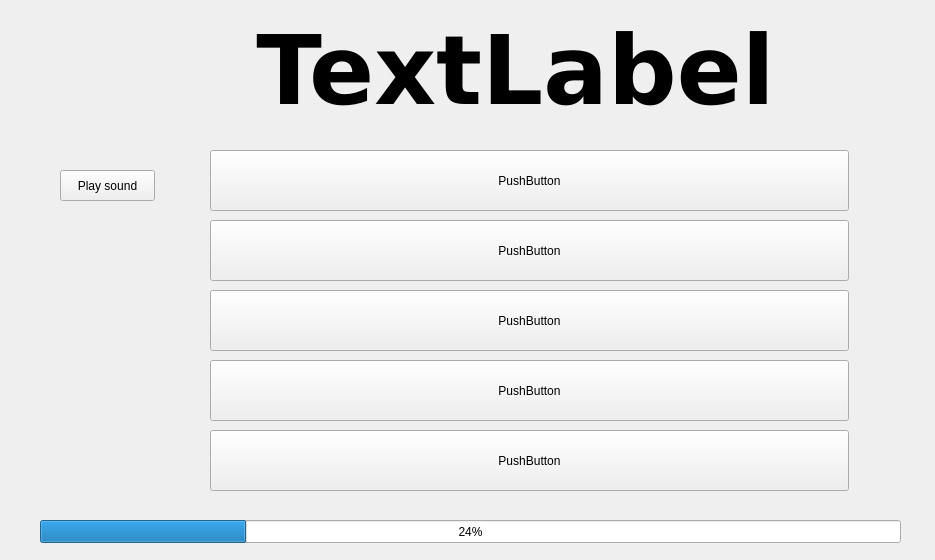
<?xml version="1.0" encoding="UTF-8"?>
<ui version="4.0">
 <class>Form</class>
 <widget class="QWidget" name="Form">
  <property name="geometry">
   <rect>
    <x>0</x>
    <y>0</y>
    <width>935</width>
    <height>560</height>
   </rect>
  </property>
  <property name="windowTitle">
   <string>Form</string>
  </property>
  <widget class="QLabel" name="label">
   <property name="geometry">
    <rect>
     <x>130</x>
     <y>10</y>
     <width>771</width>
     <height>121</height>
    </rect>
   </property>
   <property name="font">
    <font>
     <family>DejaVu Sans</family>
     <pointsize>72</pointsize>
     <weight>75</weight>
     <bold>true</bold>
    </font>
   </property>
   <property name="cursor">
    <cursorShape>ArrowCursor</cursorShape>
   </property>
   <property name="text">
    <string>TextLabel</string>
   </property>
   <property name="alignment">
    <set>Qt::AlignCenter</set>
   </property>
  </widget>
  <widget class="QProgressBar" name="progressBar">
   <property name="geometry">
    <rect>
     <x>40</x>
     <y>520</y>
     <width>861</width>
     <height>23</height>
    </rect>
   </property>
   <property name="value">
    <number>24</number>
   </property>
  </widget>
  <widget class="QPushButton" name="sound_button">
   <property name="geometry">
    <rect>
     <x>60</x>
     <y>170</y>
     <width>95</width>
     <height>31</height>
    </rect>
   </property>
   <property name="text">
    <string>Play sound</string>
   </property>
  </widget>
  <widget class="QLabel" name="label_2">
   <property name="geometry">
    <rect>
     <x>40</x>
     <y>20</y>
     <width>131</width>
     <height>131</height>
    </rect>
   </property>
   <property name="text">
    <string>&lt;html&gt;&lt;head/&gt;&lt;body&gt;&lt;p&gt;&lt;img src=&quot;:/WorkoutWindow/sound.png&quot;/&gt;&lt;/p&gt;&lt;/body&gt;&lt;/html&gt;</string>
   </property>
  </widget>
  <widget class="QPushButton" name="pushButton">
   <property name="geometry">
    <rect>
     <x>210</x>
     <y>150</y>
     <width>639</width>
     <height>61</height>
    </rect>
   </property>
   <property name="sizePolicy">
    <sizepolicy hsizetype="MinimumExpanding" vsizetype="MinimumExpanding">
     <horstretch>0</horstretch>
     <verstretch>0</verstretch>
    </sizepolicy>
   </property>
   <property name="cursor">
    <cursorShape>CrossCursor</cursorShape>
   </property>
   <property name="text">
    <string>PushButton</string>
   </property>
   <attribute name="buttonGroup">
    <string notr="true">buttons</string>
   </attribute>
  </widget>
  <widget class="QPushButton" name="pushButton_2">
   <property name="geometry">
    <rect>
     <x>210</x>
     <y>220</y>
     <width>639</width>
     <height>61</height>
    </rect>
   </property>
   <property name="sizePolicy">
    <sizepolicy hsizetype="MinimumExpanding" vsizetype="MinimumExpanding">
     <horstretch>0</horstretch>
     <verstretch>0</verstretch>
    </sizepolicy>
   </property>
   <property name="cursor">
    <cursorShape>CrossCursor</cursorShape>
   </property>
   <property name="text">
    <string>PushButton</string>
   </property>
   <attribute name="buttonGroup">
    <string notr="true">buttons</string>
   </attribute>
  </widget>
  <widget class="QPushButton" name="pushButton_3">
   <property name="geometry">
    <rect>
     <x>210</x>
     <y>290</y>
     <width>639</width>
     <height>61</height>
    </rect>
   </property>
   <property name="sizePolicy">
    <sizepolicy hsizetype="MinimumExpanding" vsizetype="MinimumExpanding">
     <horstretch>0</horstretch>
     <verstretch>0</verstretch>
    </sizepolicy>
   </property>
   <property name="cursor">
    <cursorShape>CrossCursor</cursorShape>
   </property>
   <property name="text">
    <string>PushButton</string>
   </property>
   <attribute name="buttonGroup">
    <string notr="true">buttons</string>
   </attribute>
  </widget>
  <widget class="QPushButton" name="pushButton_4">
   <property name="geometry">
    <rect>
     <x>210</x>
     <y>360</y>
     <width>639</width>
     <height>61</height>
    </rect>
   </property>
   <property name="sizePolicy">
    <sizepolicy hsizetype="MinimumExpanding" vsizetype="MinimumExpanding">
     <horstretch>0</horstretch>
     <verstretch>0</verstretch>
    </sizepolicy>
   </property>
   <property name="cursor">
    <cursorShape>CrossCursor</cursorShape>
   </property>
   <property name="text">
    <string>PushButton</string>
   </property>
   <attribute name="buttonGroup">
    <string notr="true">buttons</string>
   </attribute>
  </widget>
  <widget class="QPushButton" name="pushButton_5">
   <property name="geometry">
    <rect>
     <x>210</x>
     <y>430</y>
     <width>639</width>
     <height>61</height>
    </rect>
   </property>
   <property name="sizePolicy">
    <sizepolicy hsizetype="MinimumExpanding" vsizetype="MinimumExpanding">
     <horstretch>0</horstretch>
     <verstretch>0</verstretch>
    </sizepolicy>
   </property>
   <property name="cursor">
    <cursorShape>CrossCursor</cursorShape>
   </property>
   <property name="text">
    <string>PushButton</string>
   </property>
   <attribute name="buttonGroup">
    <string notr="true">buttons</string>
   </attribute>
  </widget>
  <widget class="QLabel" name="label_3">
   <property name="geometry">
    <rect>
     <x>30</x>
     <y>280</y>
     <width>151</width>
     <height>161</height>
    </rect>
   </property>
   <property name="text">
    <string/>
   </property>
  </widget>
 </widget>
 <resources>
  <include location="sources/workout.qrc"/>
 </resources>
 <connections/>
 <buttongroups>
  <buttongroup name="buttons"/>
 </buttongroups>
</ui>
